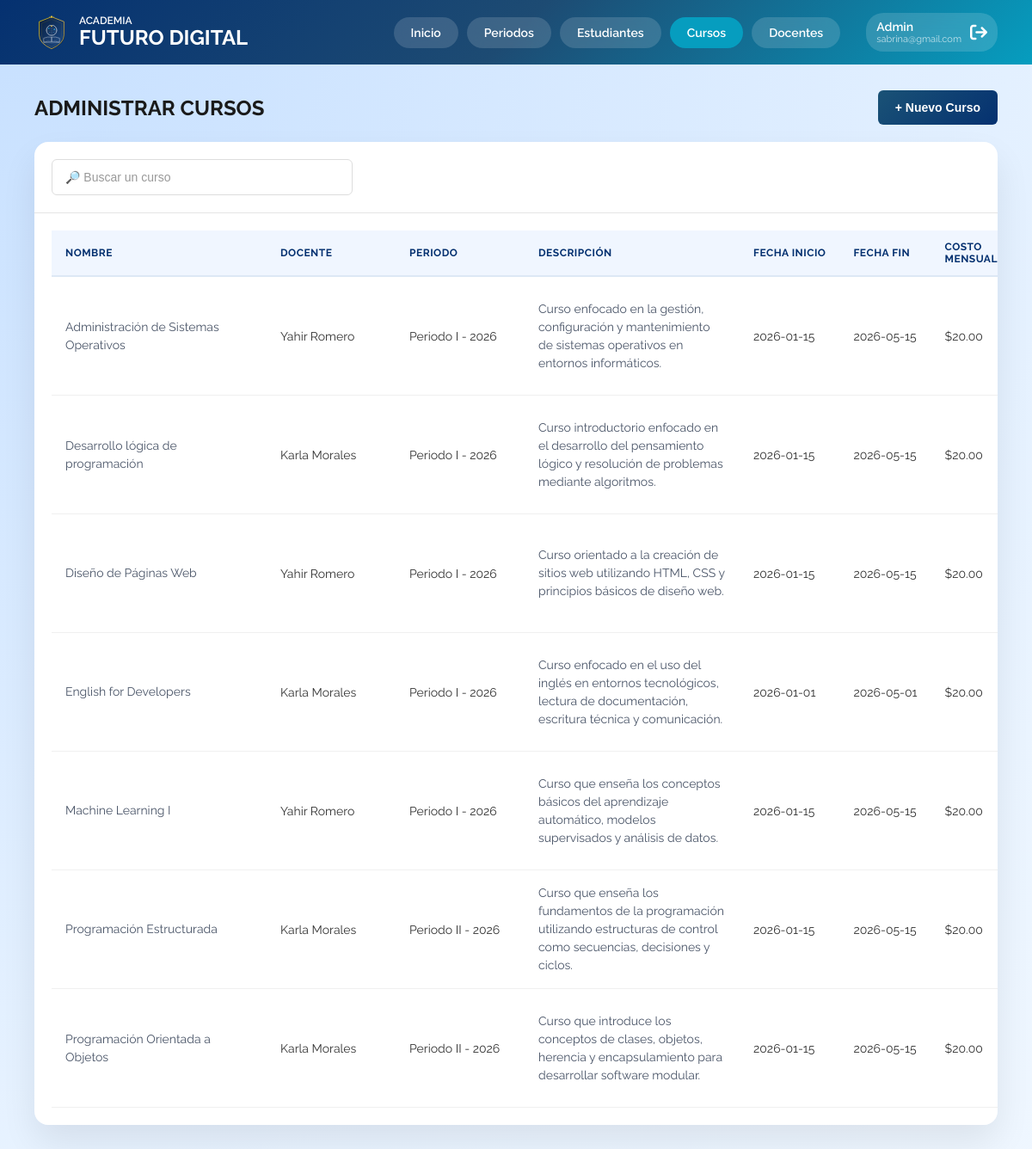
/admin-cursos.php (signed in), run on the app's committed database.
### tables this page shows
CREATE TABLE `cursos` ( 
    `id` int NOT NULL PRIMARY KEY AUTO_INCREMENT, 
    `nombre` varchar(100) NOT NULL, 
    `descripcion` varchar(150) NOT NULL, 
    `costoMensual` decimal(8,2) NOT NULL, 
    `cupos` int NOT NULL, 
    `fechaInicio` date NOT NULL, 
    `fechaFin` date NOT NULL, 
    `estado` tinyint(1) DEFAULT '1', 
    `idDocente` int DEFAULT NULL,
    `idCategoria` INT DEFAULT NULL,
    `idPeriodo` int DEFAULT NULL,
    CONSTRAINT `fk_docente_curso` FOREIGN KEY (`idDocente`) REFERENCES `docentes` (`id`),
    CONSTRAINT `fk_curso_categoria` FOREIGN KEY (`idCategoria`) REFERENCES `categorias` (`id`) 
    ON UPDATE CASCADE 
    ON DELETE SET NULL,
    CONSTRAINT `fk_curso_periodo_insc`FOREIGN KEY (`idPeriodo`) REFERENCES `PeriodoInscripcion` (`id`)
);

CREATE TABLE `PeriodoInscripcion` (
    `id` int PRIMARY KEY NOT NULL AUTO_INCREMENT,
    `nombre` varchar(100) NOT NULL,
    `fechaInicio` date NOT NULL,
    `fechaFin` date NOT NULL,
    `estado` tinyint(1) DEFAULT '0'
);

### mostrar-tabla-cursos.php (the view, shortened to what this page needs)
<?php
include('includes/conexion.php');
$sql = "SELECT c.id,
               c.nombre,
               c.descripcion,
               c.fechaInicio,
               c.fechaFin,
               c.costoMensual,
               c.cupos,
               c.estado,
               c.idDocente,
               c.idPeriodo,
               pi.nombre AS periodo_nombre,
               CONCAT(u.nombre, ' ', u.apellido) AS docente_full,
               GROUP_CONCAT(p.idCursoPrevio) AS prerrequisitos
        FROM cursos c
        LEFT JOIN prerrequisitos p ON c.id = p.idCursoActual
        LEFT JOIN docentes d ON c.idDocente = d.id
        LEFT JOIN usuarios u ON d.usuario_id = u.id
        LEFT JOIN PeriodoInscripcion pi ON c.idPeriodo = pi.id
        GROUP BY c.id
        ORDER BY c.estado DESC, c.nombre ASC";
$resultado = mysqli_query($conexion, $sql);
if (mysqli_num_rows($resultado) > 0 ){
?>
    <table class="data-table mobile-cards">
        <thead>
            <tr>
                <th>Nombre</th>
                <th class ="col-docente">Docente</th>
                <th>Periodo</th>
                <th>Descripción</th>
                <th class= "col-fecha">Fecha Inicio</th>
                <th class= "col-fecha">Fecha Fin</th>
                <th>Costo Mensual</th>
            </tr>
        </thead>
        <tbody>
            <?php while($fila = mysqli_fetch_assoc($resultado)){ ?>
            <tr data-id="<?php echo $fila['id']; ?>">
                <td data-label="Nombre" class="col-nombre"><?php echo htmlspecialchars($fila['nombre']); ?></td>
                <td data-label="Docente" class= "col-docente"><?php echo htmlspecialchars($fila['docente_full'] ?? 'Sin asignar'); ?></td>
                <td data-label="Periodo" class="col-periodo"><?php echo htmlspecialchars($fila['periodo_nombre'] ?? 'Sin asignar'); ?></td>
                <td data-label="Descripción" class="col-descripcion"><?php echo htmlspecialchars($fila['descripcion']); ?></td>
                <td data-label="Fecha Inicio" class="col-fecha"><?php echo $fila['fechaInicio']; ?></td>
                <td data-label="Fecha Fin" class="col-fecha"><?php echo $fila['fechaFin']; ?></td>
                <td data-label="Costo Mensual">$<?php echo $fila['costoMensual']; ?></td>
            </tr>
            <?php } ?>
        </tbody>
    </table>
<?php
} else {
    echo '<div class="mensaje-vacio">No hay cursos registrados.</div>';
}
?>

### css/stylesAdmin.css (style rules this page uses)
:root { --primary-blue: #053170; --secondary-blue: #1D4B73; --accent-teal: #069DBF; --accent-teal-light: #e0f7fa; --accent-teal-hover: #057a96; --bg-main: radial-gradient(circle at top left, #c7e0ff, #eaf4ff, #ffffff); --header-gradient: linear-gradient(135deg, #053170, #1D4B73, #069DBF); --btn-gradient: linear-gradient(135deg, #1a5276, #053170); --danger: #e74c3c; --danger-light: #fee2e2; --success: #27ae60; --success-light: #d1fae5; --success-dark: #065f46; --text-main: #1a1a1a; --text-muted: #666; --border-light: #e5e5e5; --border-focus: #dde3ec; --card-shadow: 0 20px 40px rgba(0, 0, 0, 0.08); --modal-overlay: rgba(5, 49, 112, 0.5); --blue-light: #e0f0ff; }
* { margin: 0; padding: 0; box-sizing: border-box; }
.raleway-all { font-family: "Raleway", sans-serif; font-optical-sizing: auto; font-weight: 400; font-style: normal; }
body { background: var(--bg-main); background-size: 100% 200%; font-family: "Raleway", sans-serif; }
.data-table { width: 100%; border-collapse: collapse; font-size: 14px; }
.data-table thead th { background: #f0f6ff; color: var(--primary-blue); font-weight: 700; font-size: 12px; text-transform: uppercase; letter-spacing: 0.5px; padding: 12px 16px; text-align: left; border-bottom: 2px solid #dde8f5; }
.data-table tbody tr { border-bottom: 1px solid #f0f0f0; transition: background 0.2s; }
.data-table tbody td { padding: 14px 16px; color: #333; vertical-align: middle; white-space: nowrap; overflow-wrap: break-word; }
.col-fecha { white-space: nowrap !important; }
.col-docente, .col-periodo { white-space: nowrap !important; min-width: 150px !important; }
@media (min-width: 769px) { .data-table tbody td { white-space: normal; } }
@media (min-width: 769px) { .col-descripcion, .col-nombre { min-width: 250px; max-width: 450px !important; color: #4a5568 !important; line-height: 1.5; white-space: normal !important; word-wrap: break-word !important; } }
@media (min-width: 769px) { .data-table tbody td:nth-child(2), .data-table tbody td:nth-child(3), .data-table tbody td:nth-child(4), .data-table tbody td:nth-child(8) { white-space: normal; max-width: 200px; } }
@media (min-width: 769px) { .data-table td:nth-child(3), .data-table td:nth-child(4), .data-table td:nth-child(7), .data-table td:nth-child(8) { white-space: normal !important; word-wrap: break-word !important; max-width: 180px !important; text-overflow: ellipsis; } }

### data on the page
cursos: nombre "Administración de Sistemas Operativos", docente_full "Yahir Romero", idPeriodo.nombre "Periodo I - 2026", descripcion "Curso enfocado en la gestión, configuración y mantenimiento de sistemas operativos en entornos informáticos.", fechaInicio "2026-01-15", fechaFin "2026-05-15", costoMensual "20.00"
cursos: nombre "Desarrollo lógica de programación", docente_full "Karla Morales", idPeriodo.nombre "Periodo I - 2026", descripcion "Curso introductorio enfocado en el desarrollo del pensamiento lógico y resolución de problemas mediante algoritmos.", fechaInicio "2026-01-15", fechaFin "2026-05-15", costoMensual "20.00"
cursos: nombre "Diseño de Páginas Web", docente_full "Yahir Romero", idPeriodo.nombre "Periodo I - 2026", descripcion "Curso orientado a la creación de sitios web utilizando HTML, CSS y principios básicos de diseño web.", fechaInicio "2026-01-15", fechaFin "2026-05-15", costoMensual "20.00"
cursos: nombre "English for Developers", docente_full "Karla Morales", idPeriodo.nombre "Periodo I - 2026", descripcion "Curso enfocado en el uso del inglés en entornos tecnológicos, lectura de documentación, escritura técnica y comunicación.", fechaInicio "2026-01-01", fechaFin "2026-05-01", costoMensual "20.00"
cursos: nombre "Machine Learning I", docente_full "Yahir Romero", idPeriodo.nombre "Periodo I - 2026", descripcion "Curso que enseña los conceptos básicos del aprendizaje automático, modelos supervisados y análisis de datos.", fechaInicio "2026-01-15", fechaFin "2026-05-15", costoMensual "20.00"
cursos: nombre "Programación Estructurada", docente_full "Karla Morales", idPeriodo.nombre "Periodo II - 2026", descripcion "Curso que enseña los fundamentos de la programación utilizando estructuras de control como secuencias, decisiones y ciclos.", fechaInicio "2026-01-15", fechaFin "2026-05-15", costoMensual "20.00"
cursos: nombre "Programación Orientada a Objetos", docente_full "Karla Morales", idPeriodo.nombre "Periodo II - 2026", descripcion "Curso que introduce los conceptos de clases, objetos, herencia y encapsulamiento para desarrollar software modular.", fechaInicio "2026-01-15", fechaFin "2026-05-15", costoMensual "20.00"

### other printed values
$_SESSION["usuario"] "sabrina@gmail.com"
